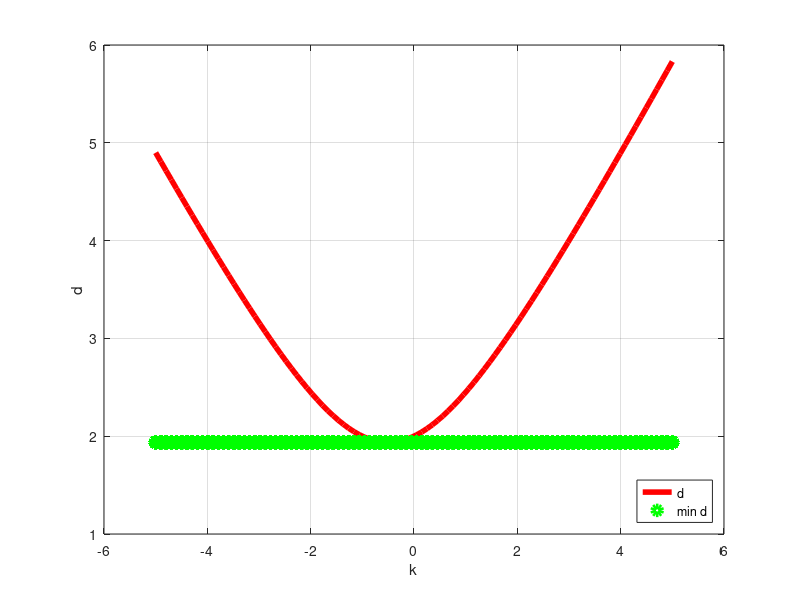
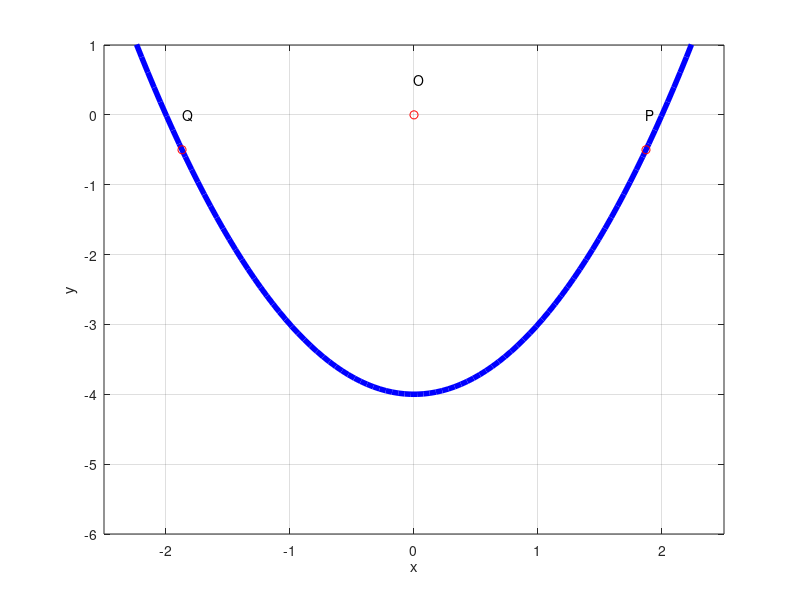

Reproduce these figures in MATLAB, in order.
close;
clear;
clc;
%For minimising
k=linspace(-5,5,100);
d = sqrt(k.^2+k+4);
dist=min(d)*ones(100);
plot(k,d,'r','LineWidth',4,k,dist,'go','LineWidth',4);
grid
xlabel('k')
ylabel('d')
legend('d','min d',"location","southeast")
print -deps -color ee16b1007a.eps 

%For the parabola
x = linspace(-2.5,2.5,100);
y = x.^2-4;
plot(x,y,'b','LineWidth',4);
xlabel('x')
ylabel('y')
axis([-2.5 2.5 -6 1])
grid
hold
P = [sqrt(7/2) -1/2  ]';
Q = [ -sqrt(7/2) -1/2 ]';
O = [0 0]';
text(P(1),P(2)+0.5, 'P')
text(Q(1),Q(2)+0.5, 'Q')
text(O(1),O(2)+0.5, 'O')
plot([ P(1) Q(1) O(1)],[ P(2) Q(2) O(2)],'ro')
print -deps -color ee16b1007b.eps 



